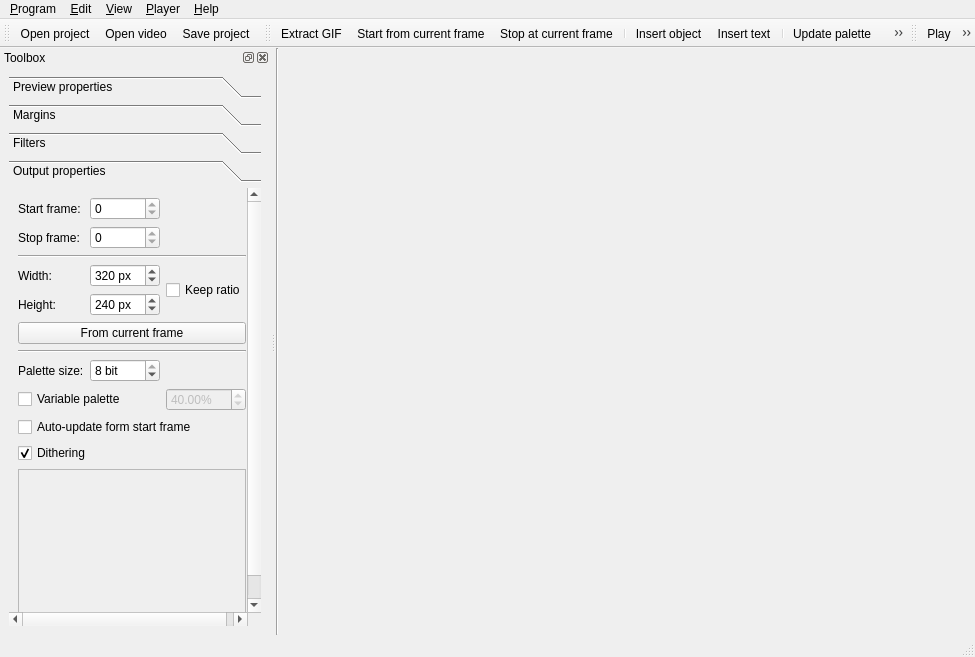
<?xml version="1.0" encoding="UTF-8"?>
<ui version="4.0">
 <class>MainWindow</class>
 <widget class="QMainWindow" name="MainWindow">
  <property name="geometry">
   <rect>
    <x>0</x>
    <y>0</y>
    <width>975</width>
    <height>657</height>
   </rect>
  </property>
  <property name="windowTitle">
   <string>QGifer</string>
  </property>
  <widget class="QWidget" name="centralwidget">
   <layout class="QGridLayout" name="gridLayout">
    <property name="leftMargin">
     <number>0</number>
    </property>
    <property name="topMargin">
     <number>0</number>
    </property>
    <property name="rightMargin">
     <number>0</number>
    </property>
    <property name="bottomMargin">
     <number>0</number>
    </property>
    <item row="2" column="1">
     <widget class="QMultiSlider" name="multiSlider" native="true">
      <property name="minimumSize">
       <size>
        <width>0</width>
        <height>16</height>
       </size>
      </property>
      <property name="maximumSize">
       <size>
        <width>16777215</width>
        <height>16</height>
       </size>
      </property>
     </widget>
    </item>
    <item row="0" column="0" rowspan="3">
     <widget class="Line" name="line_3">
      <property name="orientation">
       <enum>Qt::Vertical</enum>
      </property>
     </widget>
    </item>
    <item row="0" column="1" rowspan="2">
     <widget class="FramePlayer" name="player" native="true">
      <property name="sizePolicy">
       <sizepolicy hsizetype="Expanding" vsizetype="Preferred">
        <horstretch>0</horstretch>
        <verstretch>0</verstretch>
       </sizepolicy>
      </property>
     </widget>
    </item>
   </layout>
  </widget>
  <widget class="QMenuBar" name="menubar">
   <property name="geometry">
    <rect>
     <x>0</x>
     <y>0</y>
     <width>975</width>
     <height>20</height>
    </rect>
   </property>
   <widget class="QMenu" name="menuPlayer">
    <property name="title">
     <string>&amp;Player</string>
    </property>
    <addaction name="actionPlay"/>
    <addaction name="actionPause"/>
    <addaction name="actionStop"/>
    <addaction name="separator"/>
    <addaction name="actionPrevFrame"/>
    <addaction name="actionNextFrame"/>
    <addaction name="separator"/>
    <addaction name="actionJumpToStart"/>
    <addaction name="actionJumpToStop"/>
   </widget>
   <widget class="QMenu" name="menu_Help">
    <property name="title">
     <string>&amp;Help</string>
    </property>
    <addaction name="actionAbout"/>
   </widget>
   <widget class="QMenu" name="menuEdit">
    <property name="title">
     <string>&amp;Edit</string>
    </property>
    <addaction name="actionExtractGif"/>
    <addaction name="separator"/>
    <addaction name="actionUpdatePalette"/>
    <addaction name="actionSavePalette"/>
    <addaction name="actionOpenPalette"/>
    <addaction name="separator"/>
    <addaction name="actionSetAsStart"/>
    <addaction name="actionSetAsStop"/>
    <addaction name="separator"/>
    <addaction name="actionInsertObject"/>
    <addaction name="actionInsertText"/>
   </widget>
   <widget class="QMenu" name="menu_Program">
    <property name="title">
     <string>&amp;Program</string>
    </property>
    <addaction name="actionNewProject"/>
    <addaction name="actionOpenProject"/>
    <addaction name="actionOpenVideo"/>
    <addaction name="separator"/>
    <addaction name="actionSaveProject"/>
    <addaction name="actionSaveProjectAs"/>
    <addaction name="separator"/>
    <addaction name="actionOptimizer"/>
    <addaction name="actionConverter"/>
    <addaction name="separator"/>
    <addaction name="actionRestoreDefault"/>
    <addaction name="separator"/>
    <addaction name="actionExit"/>
   </widget>
   <widget class="QMenu" name="menuView">
    <property name="title">
     <string>&amp;View</string>
    </property>
    <widget class="QMenu" name="menuLanguage">
     <property name="title">
      <string>Language</string>
     </property>
    </widget>
    <addaction name="actionOutputProp"/>
    <addaction name="actionFilters"/>
    <addaction name="actionMargins"/>
    <addaction name="actionPreviewProp"/>
    <addaction name="separator"/>
    <addaction name="actionUndock"/>
    <addaction name="actionDrawBkg"/>
    <addaction name="separator"/>
    <addaction name="menuLanguage"/>
   </widget>
   <addaction name="menu_Program"/>
   <addaction name="menuEdit"/>
   <addaction name="menuView"/>
   <addaction name="menuPlayer"/>
   <addaction name="menu_Help"/>
  </widget>
  <widget class="QStatusBar" name="statusbar"/>
  <widget class="QToolBar" name="mainToolBar">
   <property name="windowTitle">
    <string>Project toolbar</string>
   </property>
   <property name="iconSize">
    <size>
     <width>32</width>
     <height>32</height>
    </size>
   </property>
   <attribute name="toolBarArea">
    <enum>TopToolBarArea</enum>
   </attribute>
   <attribute name="toolBarBreak">
    <bool>false</bool>
   </attribute>
   <addaction name="actionOpenProject"/>
   <addaction name="actionOpenVideo"/>
   <addaction name="actionSaveProject"/>
  </widget>
  <widget class="QToolBar" name="gifToolBar">
   <property name="windowTitle">
    <string>Gif toolbar</string>
   </property>
   <property name="iconSize">
    <size>
     <width>32</width>
     <height>32</height>
    </size>
   </property>
   <attribute name="toolBarArea">
    <enum>TopToolBarArea</enum>
   </attribute>
   <attribute name="toolBarBreak">
    <bool>false</bool>
   </attribute>
   <addaction name="actionExtractGif"/>
   <addaction name="actionSetAsStart"/>
   <addaction name="actionSetAsStop"/>
   <addaction name="separator"/>
   <addaction name="actionInsertObject"/>
   <addaction name="actionInsertText"/>
   <addaction name="separator"/>
   <addaction name="actionUpdatePalette"/>
   <addaction name="actionOpenPalette"/>
   <addaction name="actionSavePalette"/>
  </widget>
  <widget class="QToolBar" name="playerToolBar">
   <property name="windowTitle">
    <string>Player toolbar</string>
   </property>
   <property name="iconSize">
    <size>
     <width>32</width>
     <height>32</height>
    </size>
   </property>
   <attribute name="toolBarArea">
    <enum>TopToolBarArea</enum>
   </attribute>
   <attribute name="toolBarBreak">
    <bool>false</bool>
   </attribute>
   <addaction name="actionPlay"/>
   <addaction name="actionPause"/>
   <addaction name="actionStop"/>
  </widget>
  <widget class="QDockWidget" name="toolDock">
   <property name="minimumSize">
    <size>
     <width>270</width>
     <height>223</height>
    </size>
   </property>
   <property name="windowTitle">
    <string>Toolbox</string>
   </property>
   <attribute name="dockWidgetArea">
    <number>1</number>
   </attribute>
   <widget class="QWidget" name="dockWidgetContents">
    <property name="toolTip">
     <string/>
    </property>
    <layout class="QGridLayout" name="gridLayout_11">
     <item row="0" column="0">
      <widget class="QToolBox" name="toolBox">
       <property name="sizePolicy">
        <sizepolicy hsizetype="Preferred" vsizetype="Preferred">
         <horstretch>0</horstretch>
         <verstretch>0</verstretch>
        </sizepolicy>
       </property>
       <property name="toolTip">
        <string/>
       </property>
       <property name="currentIndex">
        <number>3</number>
       </property>
       <widget class="QWidget" name="page_1">
        <property name="geometry">
         <rect>
          <x>0</x>
          <y>0</y>
          <width>261</width>
          <height>413</height>
         </rect>
        </property>
        <attribute name="label">
         <string>Preview properties</string>
        </attribute>
        <layout class="QGridLayout" name="gridLayout_5">
         <item row="1" column="0" colspan="2">
          <widget class="Line" name="line_4">
           <property name="orientation">
            <enum>Qt::Horizontal</enum>
           </property>
          </widget>
         </item>
         <item row="3" column="0" colspan="2">
          <widget class="QSlider" name="zoomSlider">
           <property name="minimum">
            <number>10</number>
           </property>
           <property name="maximum">
            <number>100</number>
           </property>
           <property name="value">
            <number>100</number>
           </property>
           <property name="orientation">
            <enum>Qt::Horizontal</enum>
           </property>
          </widget>
         </item>
         <item row="0" column="0">
          <widget class="QLabel" name="label_6">
           <property name="text">
            <string>FPS:</string>
           </property>
          </widget>
         </item>
         <item row="7" column="0">
          <spacer name="verticalSpacer">
           <property name="orientation">
            <enum>Qt::Vertical</enum>
           </property>
           <property name="sizeHint" stdset="0">
            <size>
             <width>20</width>
             <height>40</height>
            </size>
           </property>
          </spacer>
         </item>
         <item row="2" column="0">
          <widget class="QLabel" name="zoomLabel">
           <property name="text">
            <string>Zoom:</string>
           </property>
          </widget>
         </item>
         <item row="0" column="1">
          <widget class="QDoubleSpinBox" name="fpsBox">
           <property name="minimum">
            <double>0.100000000000000</double>
           </property>
          </widget>
         </item>
         <item row="6" column="0" colspan="2">
          <widget class="QGroupBox" name="groupBox_2">
           <property name="title">
            <string>Loop</string>
           </property>
           <layout class="QGridLayout" name="gridLayout_8">
            <item row="0" column="0">
             <widget class="QRadioButton" name="nlRadio">
              <property name="text">
               <string>Do not loop</string>
              </property>
              <property name="checked">
               <bool>true</bool>
              </property>
             </widget>
            </item>
            <item row="1" column="0">
             <widget class="QRadioButton" name="laRadio">
              <property name="text">
               <string>Loop all</string>
              </property>
             </widget>
            </item>
            <item row="2" column="0">
             <widget class="QRadioButton" name="ssRadio">
              <property name="text">
               <string>Loop from start to stop frame</string>
              </property>
             </widget>
            </item>
           </layout>
          </widget>
         </item>
         <item row="5" column="0" colspan="2">
          <widget class="QCheckBox" name="ratioBox">
           <property name="text">
            <string>Keep aspect ratio</string>
           </property>
          </widget>
         </item>
         <item row="4" column="0" colspan="2">
          <widget class="QCheckBox" name="smoothBox">
           <property name="text">
            <string>Smooth preview</string>
           </property>
          </widget>
         </item>
        </layout>
       </widget>
       <widget class="QWidget" name="page">
        <property name="geometry">
         <rect>
          <x>0</x>
          <y>0</y>
          <width>250</width>
          <height>413</height>
         </rect>
        </property>
        <attribute name="label">
         <string>Margins</string>
        </attribute>
        <layout class="QGridLayout" name="gridLayout_7">
         <item row="0" column="0">
          <widget class="QCheckBox" name="marginBox">
           <property name="text">
            <string>Use margins</string>
           </property>
          </widget>
         </item>
         <item row="1" column="0">
          <widget class="QGroupBox" name="groupBox">
           <property name="title">
            <string>Margins</string>
           </property>
           <layout class="QGridLayout" name="gridLayout_6">
            <item row="1" column="0">
             <widget class="QLabel" name="label_8">
              <property name="text">
               <string>Right:</string>
              </property>
             </widget>
            </item>
            <item row="2" column="1">
             <widget class="QSpinBox" name="leftSpin">
              <property name="suffix">
               <string> px</string>
              </property>
              <property name="maximum">
               <number>9999</number>
              </property>
              <property name="value">
               <number>10</number>
              </property>
             </widget>
            </item>
            <item row="1" column="1">
             <widget class="QSpinBox" name="rightSpin">
              <property name="suffix">
               <string> px</string>
              </property>
              <property name="maximum">
               <number>9999</number>
              </property>
              <property name="value">
               <number>10</number>
              </property>
             </widget>
            </item>
            <item row="2" column="0">
             <widget class="QLabel" name="label_9">
              <property name="text">
               <string>Left:</string>
              </property>
             </widget>
            </item>
            <item row="3" column="0">
             <widget class="QLabel" name="label_10">
              <property name="text">
               <string>Bottom:</string>
              </property>
             </widget>
            </item>
            <item row="3" column="1">
             <widget class="QSpinBox" name="bottomSpin">
              <property name="suffix">
               <string> px</string>
              </property>
              <property name="maximum">
               <number>9999</number>
              </property>
              <property name="value">
               <number>10</number>
              </property>
             </widget>
            </item>
            <item row="0" column="0">
             <widget class="QLabel" name="label_7">
              <property name="text">
               <string>Top:</string>
              </property>
             </widget>
            </item>
            <item row="0" column="1">
             <widget class="QSpinBox" name="topSpin">
              <property name="suffix">
               <string> px</string>
              </property>
              <property name="maximum">
               <number>9999</number>
              </property>
              <property name="value">
               <number>10</number>
              </property>
             </widget>
            </item>
            <item row="4" column="0">
             <spacer name="verticalSpacer_2">
              <property name="orientation">
               <enum>Qt::Vertical</enum>
              </property>
              <property name="sizeHint" stdset="0">
               <size>
                <width>20</width>
                <height>40</height>
               </size>
              </property>
             </spacer>
            </item>
           </layout>
          </widget>
         </item>
        </layout>
       </widget>
       <widget class="QWidget" name="page_3">
        <property name="geometry">
         <rect>
          <x>0</x>
          <y>0</y>
          <width>250</width>
          <height>413</height>
         </rect>
        </property>
        <attribute name="label">
         <string>Filters</string>
        </attribute>
        <layout class="QGridLayout" name="gridLayout_2">
         <item row="5" column="0">
          <spacer name="verticalSpacer_3">
           <property name="orientation">
            <enum>Qt::Vertical</enum>
           </property>
           <property name="sizeHint" stdset="0">
            <size>
             <width>20</width>
             <height>40</height>
            </size>
           </property>
          </spacer>
         </item>
         <item row="0" column="0">
          <widget class="QCheckBox" name="correctionBox">
           <property name="text">
            <string>Show on the preview (slow)</string>
           </property>
          </widget>
         </item>
         <item row="3" column="0">
          <widget class="QGroupBox" name="groupBox_3">
           <property name="title">
            <string>Color correction</string>
           </property>
           <layout class="QGridLayout" name="gridLayout_9">
            <item row="1" column="0">
             <widget class="QLabel" name="hueLabel">
              <property name="text">
               <string>Hue (0):</string>
              </property>
             </widget>
            </item>
            <item row="4" column="0">
             <widget class="QSlider" name="satSlider">
              <property name="minimum">
               <number>-255</number>
              </property>
              <property name="maximum">
               <number>255</number>
              </property>
              <property name="orientation">
               <enum>Qt::Horizontal</enum>
              </property>
             </widget>
            </item>
            <item row="3" column="0">
             <widget class="QLabel" name="satLabel">
              <property name="text">
               <string>Saturation (0):</string>
              </property>
             </widget>
            </item>
            <item row="6" column="0">
             <widget class="QSlider" name="valSlider">
              <property name="minimum">
               <number>-255</number>
              </property>
              <property name="maximum">
               <number>255</number>
              </property>
              <property name="orientation">
               <enum>Qt::Horizontal</enum>
              </property>
             </widget>
            </item>
            <item row="9" column="0">
             <widget class="QPushButton" name="resetCorrectionButton">
              <property name="text">
               <string>Reset</string>
              </property>
             </widget>
            </item>
            <item row="5" column="0">
             <widget class="QLabel" name="valLabel">
              <property name="text">
               <string>Brightness (0):</string>
              </property>
             </widget>
            </item>
            <item row="2" column="0">
             <widget class="QSlider" name="hueSlider">
              <property name="minimum">
               <number>-359</number>
              </property>
              <property name="maximum">
               <number>359</number>
              </property>
              <property name="orientation">
               <enum>Qt::Horizontal</enum>
              </property>
             </widget>
            </item>
           </layout>
          </widget>
         </item>
         <item row="4" column="0">
          <widget class="QGroupBox" name="groupBox_4">
           <property name="title">
            <string>Non-linear</string>
           </property>
           <layout class="QGridLayout" name="gridLayout_10">
            <item row="0" column="0">
             <widget class="QLabel" name="medianLabel">
              <property name="text">
               <string>Median blur (0):</string>
              </property>
             </widget>
            </item>
            <item row="1" column="0">
             <widget class="QSlider" name="medianSlider">
              <property name="pageStep">
               <number>3</number>
              </property>
              <property name="orientation">
               <enum>Qt::Horizontal</enum>
              </property>
             </widget>
            </item>
           </layout>
          </widget>
         </item>
         <item row="1" column="0">
          <widget class="QCheckBox" name="filterObjBox">
           <property name="text">
            <string>Compose objects</string>
           </property>
          </widget>
         </item>
        </layout>
       </widget>
       <widget class="QWidget" name="page_2">
        <property name="geometry">
         <rect>
          <x>0</x>
          <y>0</y>
          <width>283</width>
          <height>461</height>
         </rect>
        </property>
        <attribute name="label">
         <string>Output properties</string>
        </attribute>
        <layout class="QGridLayout" name="gridLayout_3">
         <item row="4" column="2" rowspan="2">
          <widget class="QCheckBox" name="whRatioBox">
           <property name="text">
            <string>Keep ratio</string>
           </property>
          </widget>
         </item>
         <item row="7" column="0" colspan="3">
          <widget class="Line" name="line_2">
           <property name="orientation">
            <enum>Qt::Horizontal</enum>
           </property>
          </widget>
         </item>
         <item row="2" column="0">
          <widget class="QLabel" name="label_2">
           <property name="text">
            <string>Stop frame:</string>
           </property>
          </widget>
         </item>
         <item row="5" column="0">
          <widget class="QLabel" name="label_4">
           <property name="text">
            <string>Height:</string>
           </property>
          </widget>
         </item>
         <item row="14" column="0" colspan="3">
          <widget class="QScrollArea" name="scrollArea">
           <property name="minimumSize">
            <size>
             <width>0</width>
             <height>160</height>
            </size>
           </property>
           <property name="horizontalScrollBarPolicy">
            <enum>Qt::ScrollBarAlwaysOff</enum>
           </property>
           <property name="widgetResizable">
            <bool>true</bool>
           </property>
           <property name="alignment">
            <set>Qt::AlignCenter</set>
           </property>
           <widget class="QWidget" name="scrollAreaWidgetContents">
            <property name="geometry">
             <rect>
              <x>0</x>
              <y>0</y>
              <width>261</width>
              <height>158</height>
             </rect>
            </property>
            <layout class="QGridLayout" name="gridLayout_4">
             <item row="0" column="0">
              <widget class="PaletteWidget" name="paletteWidget" native="true"/>
             </item>
            </layout>
           </widget>
          </widget>
         </item>
         <item row="11" column="0" colspan="3">
          <widget class="QCheckBox" name="autoPaletteBox">
           <property name="text">
            <string>Auto-update form start frame</string>
           </property>
          </widget>
         </item>
         <item row="9" column="0">
          <widget class="QLabel" name="label_5">
           <property name="text">
            <string>Palette size:</string>
           </property>
          </widget>
         </item>
         <item row="1" column="0">
          <widget class="QLabel" name="label">
           <property name="text">
            <string>Start frame:</string>
           </property>
          </widget>
         </item>
         <item row="2" column="1">
          <widget class="QSpinBox" name="stopBox">
           <property name="maximum">
            <number>0</number>
           </property>
          </widget>
         </item>
         <item row="4" column="0">
          <widget class="QLabel" name="label_3">
           <property name="text">
            <string>Width:</string>
           </property>
          </widget>
         </item>
         <item row="3" column="0" colspan="3">
          <widget class="Line" name="line">
           <property name="orientation">
            <enum>Qt::Horizontal</enum>
           </property>
          </widget>
         </item>
         <item row="4" column="1">
          <widget class="QSpinBox" name="widthBox">
           <property name="suffix">
            <string> px</string>
           </property>
           <property name="minimum">
            <number>1</number>
           </property>
           <property name="maximum">
            <number>9999</number>
           </property>
           <property name="value">
            <number>320</number>
           </property>
          </widget>
         </item>
         <item row="5" column="1">
          <widget class="QSpinBox" name="heightBox">
           <property name="suffix">
            <string> px</string>
           </property>
           <property name="minimum">
            <number>1</number>
           </property>
           <property name="maximum">
            <number>9999</number>
           </property>
           <property name="value">
            <number>240</number>
           </property>
          </widget>
         </item>
         <item row="9" column="1">
          <widget class="QSpinBox" name="paletteBox">
           <property name="suffix">
            <string> bit</string>
           </property>
           <property name="minimum">
            <number>2</number>
           </property>
           <property name="maximum">
            <number>8</number>
           </property>
           <property name="value">
            <number>8</number>
           </property>
          </widget>
         </item>
         <item row="1" column="1">
          <widget class="QSpinBox" name="startBox">
           <property name="maximum">
            <number>0</number>
           </property>
          </widget>
         </item>
         <item row="6" column="0" colspan="3">
          <widget class="QPushButton" name="getWHButton">
           <property name="text">
            <string>From current frame</string>
           </property>
          </widget>
         </item>
         <item row="10" column="0" colspan="2">
          <widget class="QCheckBox" name="varPaletteBox">
           <property name="text">
            <string>Variable palette</string>
           </property>
          </widget>
         </item>
         <item row="10" column="2">
          <widget class="QDoubleSpinBox" name="minDiffBox">
           <property name="enabled">
            <bool>false</bool>
           </property>
           <property name="toolTip">
            <string>The minimum difference between frames required to generate the new palette</string>
           </property>
           <property name="suffix">
            <string>%</string>
           </property>
           <property name="decimals">
            <number>2</number>
           </property>
           <property name="maximum">
            <double>100.000000000000000</double>
           </property>
           <property name="value">
            <double>40.000000000000000</double>
           </property>
          </widget>
         </item>
         <item row="12" column="0" colspan="3">
          <widget class="QCheckBox" name="ditherBox">
           <property name="text">
            <string>Dithering</string>
           </property>
           <property name="checked">
            <bool>true</bool>
           </property>
          </widget>
         </item>
        </layout>
       </widget>
      </widget>
     </item>
    </layout>
   </widget>
  </widget>
  <action name="actionOpenVideo">
   <property name="icon">
    <iconset resource="../res.qrc">
     <normaloff>:/res/openvideo.svg</normaloff>:/res/openvideo.svg</iconset>
   </property>
   <property name="text">
    <string>&amp;Open video...</string>
   </property>
   <property name="shortcut">
    <string>Ctrl+Shift+V</string>
   </property>
  </action>
  <action name="actionPlay">
   <property name="icon">
    <iconset resource="../res.qrc">
     <normaloff>:/res/start.svg</normaloff>:/res/start.svg</iconset>
   </property>
   <property name="text">
    <string>&amp;Play</string>
   </property>
   <property name="shortcut">
    <string>Space</string>
   </property>
  </action>
  <action name="actionPause">
   <property name="icon">
    <iconset resource="../res.qrc">
     <normaloff>:/res/pause.svg</normaloff>:/res/pause.svg</iconset>
   </property>
   <property name="text">
    <string>Pa&amp;use</string>
   </property>
   <property name="shortcut">
    <string>Esc</string>
   </property>
  </action>
  <action name="actionStop">
   <property name="icon">
    <iconset resource="../res.qrc">
     <normaloff>:/res/stop.svg</normaloff>:/res/stop.svg</iconset>
   </property>
   <property name="text">
    <string>&amp;Stop</string>
   </property>
   <property name="shortcut">
    <string>Backspace</string>
   </property>
  </action>
  <action name="actionNextFrame">
   <property name="icon">
    <iconset resource="../res.qrc">
     <normaloff>:/res/next.svg</normaloff>:/res/next.svg</iconset>
   </property>
   <property name="text">
    <string>&amp;Next frame</string>
   </property>
   <property name="shortcut">
    <string>Right</string>
   </property>
  </action>
  <action name="actionPrevFrame">
   <property name="icon">
    <iconset resource="../res.qrc">
     <normaloff>:/res/prev.svg</normaloff>:/res/prev.svg</iconset>
   </property>
   <property name="text">
    <string>Pre&amp;vious frame</string>
   </property>
   <property name="shortcut">
    <string>Left</string>
   </property>
  </action>
  <action name="actionCloseVideo">
   <property name="icon">
    <iconset resource="../res.qrc">
     <normaloff>:/res/eject.svg</normaloff>:/res/eject.svg</iconset>
   </property>
   <property name="text">
    <string>&amp;Close video</string>
   </property>
  </action>
  <action name="actionExit">
   <property name="icon">
    <iconset resource="../res.qrc">
     <normaloff>:/res/exit.svg</normaloff>:/res/exit.svg</iconset>
   </property>
   <property name="text">
    <string>&amp;Exit</string>
   </property>
   <property name="shortcut">
    <string>Ctrl+Q</string>
   </property>
  </action>
  <action name="actionAbout">
   <property name="icon">
    <iconset resource="../res.qrc">
     <normaloff>:/res/about.svg</normaloff>:/res/about.svg</iconset>
   </property>
   <property name="text">
    <string>&amp;About QGifer...</string>
   </property>
  </action>
  <action name="actionImportPng">
   <property name="text">
    <string>*.&amp;PNG files...</string>
   </property>
  </action>
  <action name="actionYoutube">
   <property name="text">
    <string>&amp;YouTube video...</string>
   </property>
  </action>
  <action name="actionExtractGif">
   <property name="icon">
    <iconset resource="../res.qrc">
     <normaloff>:/res/extract.svg</normaloff>:/res/extract.svg</iconset>
   </property>
   <property name="text">
    <string>E&amp;xtract GIF...</string>
   </property>
   <property name="shortcut">
    <string>Ctrl+G</string>
   </property>
  </action>
  <action name="actionUpdatePalette">
   <property name="icon">
    <iconset resource="../res.qrc">
     <normaloff>:/res/palette.svg</normaloff>:/res/palette.svg</iconset>
   </property>
   <property name="text">
    <string>Update &amp;palette</string>
   </property>
   <property name="toolTip">
    <string>Update palette (from the current frame)</string>
   </property>
   <property name="shortcut">
    <string>Ctrl+P</string>
   </property>
  </action>
  <action name="actionSetAsStart">
   <property name="icon">
    <iconset resource="../res.qrc">
     <normaloff>:/res/setasstart.svg</normaloff>:/res/setasstart.svg</iconset>
   </property>
   <property name="text">
    <string>&amp;Start from current frame</string>
   </property>
   <property name="shortcut">
    <string>Ctrl+B</string>
   </property>
  </action>
  <action name="actionSetAsStop">
   <property name="icon">
    <iconset resource="../res.qrc">
     <normaloff>:/res/setasstop.svg</normaloff>:/res/setasstop.svg</iconset>
   </property>
   <property name="text">
    <string>S&amp;top at current frame</string>
   </property>
   <property name="shortcut">
    <string>Ctrl+E</string>
   </property>
  </action>
  <action name="action_Export_palette">
   <property name="text">
    <string>&amp;Export palette...</string>
   </property>
  </action>
  <action name="actionI_mport_palette">
   <property name="text">
    <string>I&amp;mport palette...</string>
   </property>
  </action>
  <action name="actionOptimizer">
   <property name="icon">
    <iconset resource="../res.qrc">
     <normaloff>:/res/optimizer.svg</normaloff>:/res/optimizer.svg</iconset>
   </property>
   <property name="text">
    <string>GIF opti&amp;mizer...</string>
   </property>
  </action>
  <action name="actionConverter">
   <property name="icon">
    <iconset resource="../res.qrc">
     <normaloff>:/res/converter.svg</normaloff>:/res/converter.svg</iconset>
   </property>
   <property name="text">
    <string>MJPEG &amp;converter...</string>
   </property>
  </action>
  <action name="actionRestoreDefault">
   <property name="icon">
    <iconset resource="../res.qrc">
     <normaloff>:/res/restore.svg</normaloff>:/res/restore.svg</iconset>
   </property>
   <property name="text">
    <string>Restore &amp;default settings</string>
   </property>
  </action>
  <action name="actionOpenPalette">
   <property name="icon">
    <iconset resource="../res.qrc">
     <normaloff>:/res/palette-open.svg</normaloff>:/res/palette-open.svg</iconset>
   </property>
   <property name="text">
    <string>&amp;Open palette...</string>
   </property>
  </action>
  <action name="actionSavePalette">
   <property name="icon">
    <iconset resource="../res.qrc">
     <normaloff>:/res/palette-save.svg</normaloff>:/res/palette-save.svg</iconset>
   </property>
   <property name="text">
    <string>Sa&amp;ve palette...</string>
   </property>
  </action>
  <action name="actionInsertObject">
   <property name="icon">
    <iconset resource="../res.qrc">
     <normaloff>:/res/insert-object.svg</normaloff>:/res/insert-object.svg</iconset>
   </property>
   <property name="text">
    <string>Insert &amp;object...</string>
   </property>
   <property name="shortcut">
    <string>Ctrl+I</string>
   </property>
  </action>
  <action name="actionInsertText">
   <property name="icon">
    <iconset resource="../res.qrc">
     <normaloff>:/res/insert-text.svg</normaloff>:/res/insert-text.svg</iconset>
   </property>
   <property name="text">
    <string>Insert &amp;text...</string>
   </property>
   <property name="shortcut">
    <string>Ctrl+T</string>
   </property>
  </action>
  <action name="actionOpenProject">
   <property name="icon">
    <iconset resource="../res.qrc">
     <normaloff>:/res/open.svg</normaloff>:/res/open.svg</iconset>
   </property>
   <property name="text">
    <string>Open &amp;project...</string>
   </property>
   <property name="shortcut">
    <string>Ctrl+O</string>
   </property>
  </action>
  <action name="actionSaveProject">
   <property name="icon">
    <iconset resource="../res.qrc">
     <normaloff>:/res/save.svg</normaloff>:/res/save.svg</iconset>
   </property>
   <property name="text">
    <string>&amp;Save project</string>
   </property>
   <property name="shortcut">
    <string>Ctrl+S</string>
   </property>
  </action>
  <action name="actionSaveProjectAs">
   <property name="icon">
    <iconset resource="../res.qrc">
     <normaloff>:/res/saveas.svg</normaloff>:/res/saveas.svg</iconset>
   </property>
   <property name="text">
    <string>Save project &amp;as...</string>
   </property>
   <property name="shortcut">
    <string>Ctrl+Shift+S</string>
   </property>
  </action>
  <action name="actionNewProject">
   <property name="icon">
    <iconset resource="../res.qrc">
     <normaloff>:/res/new.svg</normaloff>:/res/new.svg</iconset>
   </property>
   <property name="text">
    <string>&amp;New project</string>
   </property>
   <property name="shortcut">
    <string>Ctrl+N</string>
   </property>
  </action>
  <action name="actionOutputProp">
   <property name="icon">
    <iconset resource="../res.qrc">
     <normaloff>:/res/output-prop.svg</normaloff>:/res/output-prop.svg</iconset>
   </property>
   <property name="text">
    <string>&amp;Output properties</string>
   </property>
   <property name="shortcut">
    <string>Ctrl+Shift+O</string>
   </property>
  </action>
  <action name="actionFilters">
   <property name="icon">
    <iconset resource="../res.qrc">
     <normaloff>:/res/filters.svg</normaloff>:/res/filters.svg</iconset>
   </property>
   <property name="text">
    <string>&amp;Filters</string>
   </property>
   <property name="shortcut">
    <string>Ctrl+Shift+F</string>
   </property>
  </action>
  <action name="actionMargins">
   <property name="icon">
    <iconset resource="../res.qrc">
     <normaloff>:/res/margins.svg</normaloff>:/res/margins.svg</iconset>
   </property>
   <property name="text">
    <string>&amp;Margins</string>
   </property>
   <property name="shortcut">
    <string>Ctrl+Shift+M</string>
   </property>
  </action>
  <action name="actionPreviewProp">
   <property name="icon">
    <iconset resource="../res.qrc">
     <normaloff>:/res/preview-props.svg</normaloff>:/res/preview-props.svg</iconset>
   </property>
   <property name="text">
    <string>&amp;Preview properties</string>
   </property>
   <property name="shortcut">
    <string>Ctrl+Shift+P</string>
   </property>
  </action>
  <action name="actionUndock">
   <property name="icon">
    <iconset resource="../res.qrc">
     <normaloff>:/res/undock.svg</normaloff>:/res/undock.svg</iconset>
   </property>
   <property name="text">
    <string>&amp;Undock toolbox</string>
   </property>
   <property name="shortcut">
    <string>Ctrl+Shift+T</string>
   </property>
  </action>
  <action name="actionEnglish">
   <property name="text">
    <string>English</string>
   </property>
  </action>
  <action name="actionDrawBkg">
   <property name="checkable">
    <bool>true</bool>
   </property>
   <property name="text">
    <string>Draw &amp;background</string>
   </property>
  </action>
  <action name="actionJumpToStart">
   <property name="text">
    <string>Jump to start fragment</string>
   </property>
  </action>
  <action name="actionJumpToStop">
   <property name="text">
    <string>Jump to stop fragment</string>
   </property>
  </action>
 </widget>
 <customwidgets>
  <customwidget>
   <class>FramePlayer</class>
   <extends>QWidget</extends>
   <header>frameplayer.h</header>
   <container>1</container>
  </customwidget>
  <customwidget>
   <class>PaletteWidget</class>
   <extends>QWidget</extends>
   <header>palettewidget.h</header>
   <container>1</container>
  </customwidget>
  <customwidget>
   <class>QMultiSlider</class>
   <extends>QWidget</extends>
   <header>qmultislider.h</header>
   <container>1</container>
  </customwidget>
 </customwidgets>
 <resources>
  <include location="../res.qrc"/>
 </resources>
 <connections/>
</ui>
